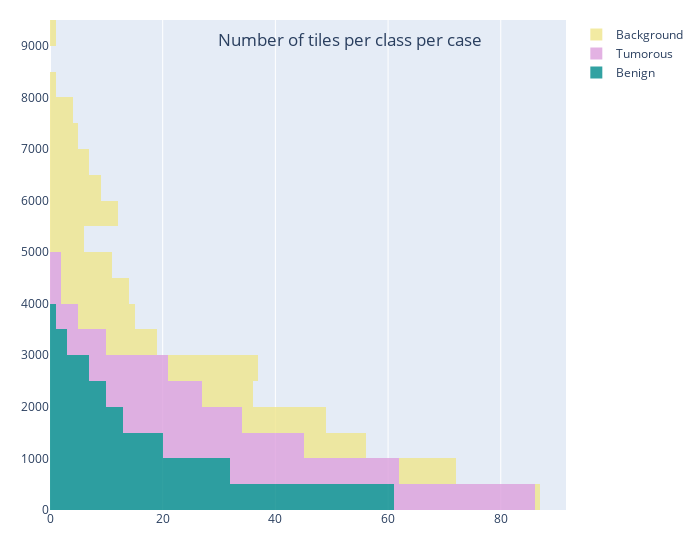

The cell this chart's notebook holds for it:
### Code cell
fig = go.Figure()
fig.add_trace(go.Histogram(y=df['Num_of_benign_tiles'], marker_color="darkcyan", name="Benign"))
fig.add_trace(go.Histogram(y=df['Num_of_tumourous_tiles'], marker_color="plum", name="Tumorous"))
fig.add_trace(go.Histogram(y=df['Num_of_patches_discarded'], marker_color="khaki", name="Background"))

# The two histograms are drawn on top of another
fig.update_layout(title={
        'text': "Number of tiles per class per case",
        'y':0.94,
        'x':0.5,
        'xanchor': 'center',
        'yanchor': 'top'},
        # xaxis_title_text='Cases',
        xaxis_tickformat=",.0f",
        barmode='stack', 
        width=700,
        margin=dict(l=50, r=50, b=50, t=20))
fig.update_traces(opacity=0.8)
fig.show()

### Figure 1 — Plotly figure (JSON) as saved in the notebook; plotly's stock layout.template omitted (floating-point values rounded to 4 significant figures; data arrays with more than 128 entries replaced by an {"elided": "..."} marker saying what was removed)
{"data": [{"marker": {"color": "darkcyan"}, "name": "Benign", "opacity": 0.8, "type": "histogram", "y": {"elided": "147 int values"}}, {"marker": {"color": "plum"}, "name": "Tumorous", "opacity": 0.8, "type": "histogram", "y": {"elided": "147 int values"}}, {"marker": {"color": "khaki"}, "name": "Background", "opacity": 0.8, "type": "histogram", "y": {"elided": "147 int values"}}], "layout": {"barmode": "stack", "margin": {"b": 50, "l": 50, "r": 50, "t": 20}, "title": {"text": "Number of tiles per class per case", "x": 0.5, "xanchor": "center", "y": 0.94, "yanchor": "top"}, "width": 700, "xaxis": {"tickformat": ",.0f"}}}
